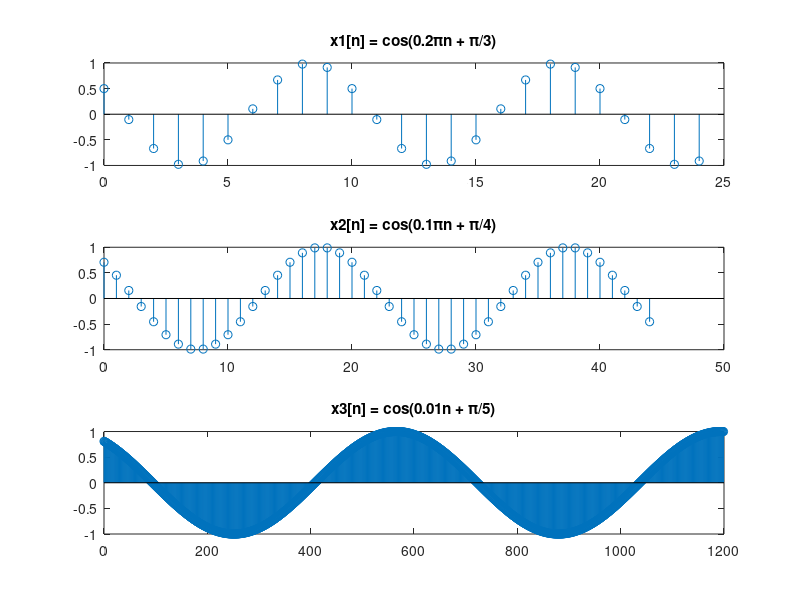
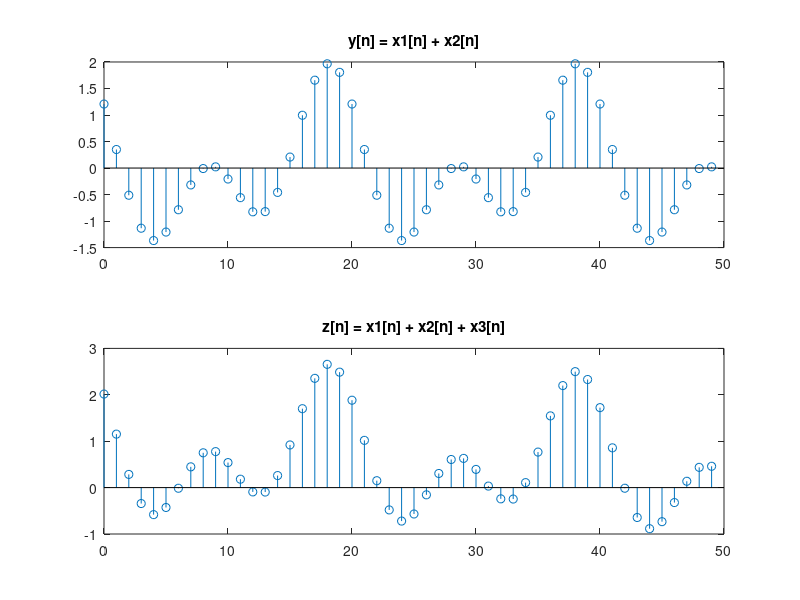

The MATLAB script that drew these images, in order:
n = 0:1199;

% Σήματα x1[n], x2[n], x3[n]
x1 = cos(0.2  * pi * n + pi/3);
x2 = cos(0.1  * pi * n + pi/4);
x3 = cos(0.01 * n  + pi/5);

% Γραφικές παραστάσεις  x1[n], x2[n], x3[n]
figure;

subplot(3, 1, 1);
stem(n(1:25), x1(1:25));
title('x1[n] = cos(0.2πn + π/3)');

subplot(3, 1, 2);
stem(n(1:45), x2(1:45));
title('x2[n] = cos(0.1πn + π/4)');

subplot(3, 1, 3);
stem(n, x3);
title('x3[n] = cos(0.01n + π/5)');

% Σήμα y[n] = x1[n] + x2[n]
figure;

y = x1 + x2;
subplot(2, 1, 1);
stem(n(1:50), y(1:50));
title('y[n] = x1[n] + x2[n]');

% Σήμα z[n] = x1[n] + x2[n] + x3[n]
z = x1 + x2 + x3;
subplot(2, 1, 2);
stem(n(1:50), z(1:50));
title('z[n] = x1[n] + x2[n] + x3[n]');
